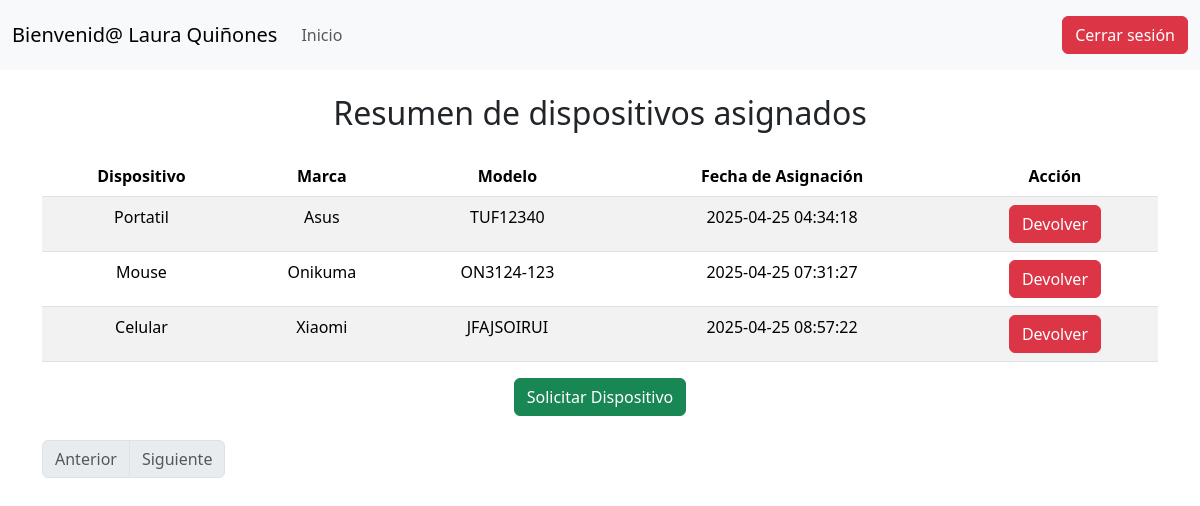
/user/index.php (signed in), run on the app's committed database.
### tables this page shows
CREATE TABLE `usuarios` (
  `id` int(11) NOT NULL,
  `nombres` varchar(100) NOT NULL,
  `correo` varchar(100) NOT NULL,
  `contrasena` varchar(255) NOT NULL,
  `id_rol` int(3) NOT NULL,
  `nit` int(50) DEFAULT NULL
);

CREATE TABLE `asignaciones` (
  `id` int(11) NOT NULL,
  `dispositivo_id` int(11) NOT NULL,
  `id_empleado` int(11) NOT NULL,
  `fecha_asignacion` datetime DEFAULT NULL,
  `fecha_devolucion` datetime DEFAULT NULL
);

CREATE TABLE `dispositivos` (
  `id` int(11) NOT NULL,
  `nombre` varchar(100) NOT NULL,
  `marca` varchar(50) DEFAULT NULL,
  `modelo` varchar(50) DEFAULT NULL,
  `serial` varchar(100) DEFAULT NULL,
  `id_estado` int(3) DEFAULT NULL,
  `fecha_registro` date DEFAULT curdate(),
  `codigo_barra` varchar(100) NOT NULL,
  `nit` int(50) NOT NULL
);

### user/index.php (the view, shortened to what this page needs)
<?php
$conex = new database();
$con = $conex->connect();
$id = $_SESSION['doc'];
$sql = $con->prepare("SELECT * FROM usuarios WHERE id = ?");
$sql->execute([$id]);
$user = $sql->fetch(PDO::FETCH_ASSOC);
$limit = 5;
$page = isset($_GET['page']) ? (int)$_GET['page'] : 1;
$offset = ($page - 1) * $limit;
$stmt = $con->prepare("
    SELECT a.id, d.nombre, d.marca, d.modelo, a.fecha_asignacion, a.fecha_devolucion
    FROM asignaciones a
    INNER JOIN dispositivos d ON a.dispositivo_id = d.id
    WHERE a.id_empleado = ? AND a.fecha_devolucion IS NULL
    LIMIT ? OFFSET ?
");
$stmt->execute([$id, $limit, $offset]);
$dispositivos = $stmt->fetchAll(PDO::FETCH_ASSOC);
$stmtTotal = $con->prepare("
    SELECT COUNT(*) AS total
    FROM asignaciones a
    WHERE a.id_empleado = ? AND a.fecha_devolucion IS NULL
");
$stmtTotal->execute([$id]);
$totalDispositivos = $stmtTotal->fetch(PDO::FETCH_ASSOC)['total'];
$totalPages = ceil($totalDispositivos / $limit);
?>
<!DOCTYPE html>
<html lang="es">
<head>
  <link href="https://cdn.jsdelivr.net/npm/bootstrap@5.3.5/dist/css/bootstrap.min.css" rel="stylesheet">
</head>
<body>
<nav class="navbar navbar-expand-lg bg-body-tertiary">
  <div class="container-fluid">
    <a class="navbar-brand" href="#">Bienvenid@ <?php echo $user['nombres']; ?></a>
    <div class="collapse navbar-collapse" id="navbarText">
      <ul class="navbar-nav me-auto mb-2 mb-lg-0">
        <li class="nav-item"><a class="nav-link" href="index.php">Inicio</a></li>
      </ul>
      <span class="navbar-text">
        <a href="../includes/exit.php"><button class="btn btn-danger">Cerrar sesión</button></a>
      </span>
    </div>
  </div>
</nav>
<div class="container text-center my-4">
  <h2 class="mb-4">Resumen de dispositivos asignados</h2>
  <table class="table table-striped">
    <thead>
      <tr>
        <th>Dispositivo</th>
        <th>Marca</th>
        <th>Modelo</th>
        <th>Fecha de Asignación</th>
        <th>Acción</th>
      </tr>
    </thead>
    <tbody>
      <?php foreach ($dispositivos as $dispositivo): ?>
        <tr>
          <td><?= $dispositivo['nombre'] ?></td>
          <td><?= $dispositivo['marca'] ?></td>
          <td><?= $dispositivo['modelo'] ?></td>
          <td><?= $dispositivo['fecha_asignacion'] ?></td>
          <td>
            <form method="POST" style="display:inline;">
              <button type="submit" name="devolver_dispositivo" class="btn btn-danger"
                onclick="return confirm('¿Estás seguro que deseas devolver este dispositivo?')">
                Devolver
              </button>
            </form>
          </td>
        </tr>
      <?php endforeach; ?>
    </tbody>
  </table>
  <button class="btn btn-success mb-4" data-bs-toggle="modal" data-bs-target="#solicitarModal">Solicitar Dispositivo</button>
  <nav>
    <ul class="pagination">
      <li class="page-item <?= $page <= 1 ? 'disabled' : '' ?>">
        <a class="page-link" href="?page=<?= $page - 1 ?>">Anterior</a>
      </li>
      <li class="page-item <?= $page >= $totalPages ? 'disabled' : '' ?>">
        <a class="page-link" href="?page=<?= $page + 1 ?>">Siguiente</a>
      </li>
    </ul>
  </nav>
</div>
</body>
</html>

### data on the page
usuarios: nombres "Laura Quiñones"
asignaciones: dispositivo.nombre "Portatil", dispositivo.marca "Asus", dispositivo.modelo "TUF12340", fecha_asignacion "2025-04-25 04:34:18"
asignaciones: dispositivo.nombre "Mouse", dispositivo.marca "Onikuma", dispositivo.modelo "ON3124-123", fecha_asignacion "2025-04-25 07:31:27"
asignaciones: dispositivo.nombre "Celular", dispositivo.marca "Xiaomi", dispositivo.modelo "JFAJSOIRUI", fecha_asignacion "2025-04-25 08:57:22"
